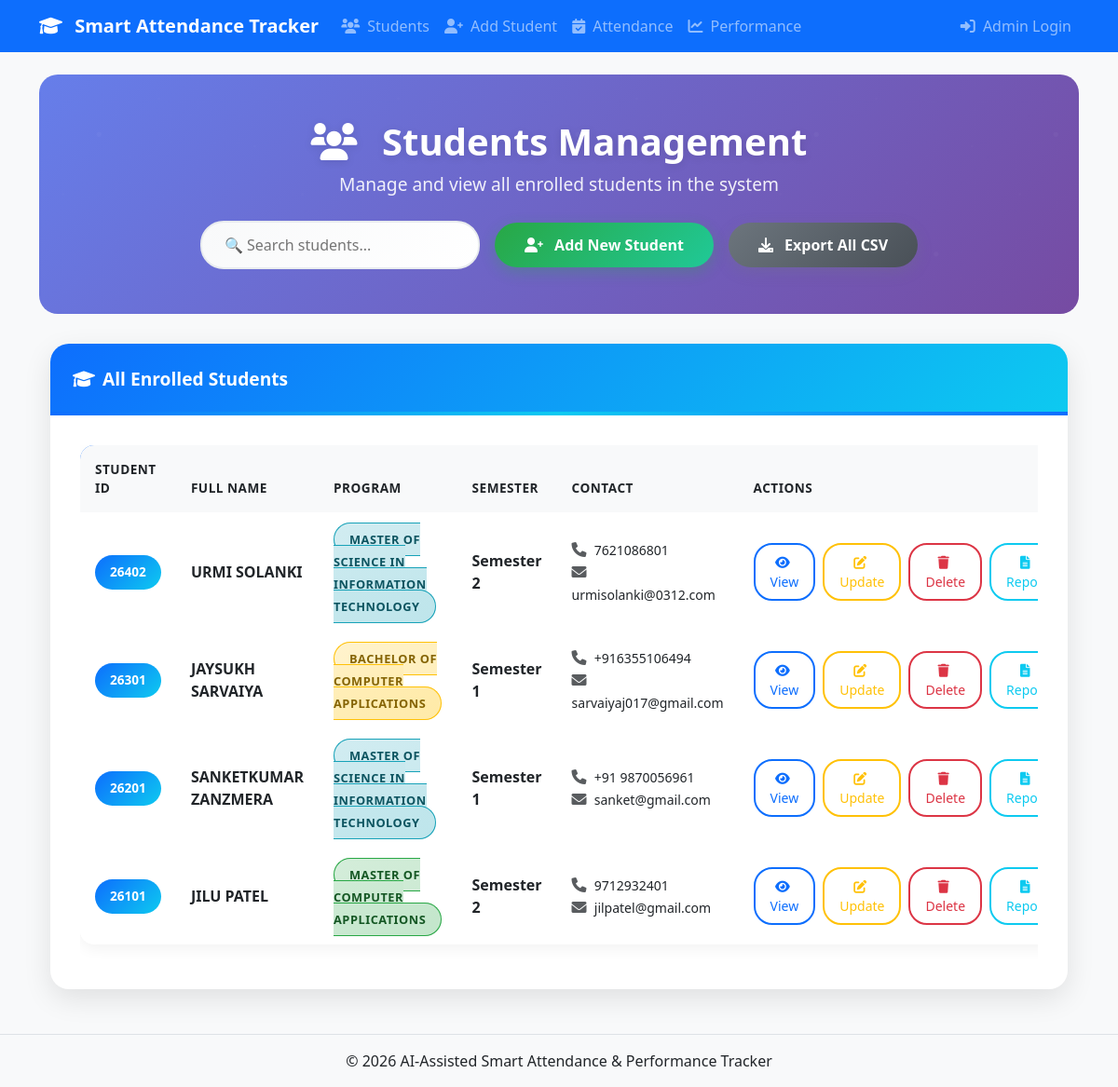
The page /students/ on the database its author committed.
### students/models.py (models this page shows, shortened)
class Student(models.Model):
    GENDER_CHOICES = [
        ('M', 'Male'),
        ('F', 'Female'),
        ('O', 'Other'),
    ]
    BLOOD_GROUP_CHOICES = [
        ('A+', 'A+'),
        ('A-', 'A-'),
        ('B+', 'B+'),
        ('B-', 'B-'),
        ('AB+', 'AB+'),
        ('AB-', 'AB-'),
        ('O+', 'O+'),
        ('O-', 'O-'),
    ]
    PROGRAM_CHOICES = [
        ('MCA', 'Master of Computer Applications'),
        ('MScIT', 'Master of Science in Information Technology'),
        ('BCA', 'Bachelor of Computer Applications'),
        ('PGDCA', 'Post Graduate Diploma in Computer Applications'),
    ]
    SEMESTER_CHOICES = [
        (1, 'Semester 1'),
        (2, 'Semester 2'),
        (3, 'Semester 3'),
        (4, 'Semester 4'),
        (5, 'Semester 5'),
        (6, 'Semester 6'),
    ]
    first_name = models.CharField(max_length=50)
    last_name = models.CharField(max_length=50)
    date_of_birth = models.DateField()
    gender = models.CharField(max_length=1, choices=GENDER_CHOICES)
    phone_number = models.CharField(max_length=15, help_text="Include country code")
    personal_email = models.EmailField(max_length=100, help_text="Personal email address")
    address = models.TextField()
    city = models.CharField(max_length=50)
    state = models.CharField(max_length=50)
    postal_code = models.CharField(max_length=10)
    country = models.CharField(max_length=50, default='India')
    program = models.CharField(max_length=10, choices=PROGRAM_CHOICES)
    semester = models.IntegerField(choices=SEMESTER_CHOICES)
    blood_group = models.CharField(max_length=3, choices=BLOOD_GROUP_CHOICES, blank=True, null=True)
    emergency_contact_name = models.CharField(max_length=100)
    emergency_contact_relation = models.CharField(max_length=50)
    emergency_contact_phone = models.CharField(max_length=15)
    student_id = models.CharField(max_length=10, unique=True, editable=False)
    email_id = models.EmailField(max_length=50, unique=True, editable=False)
    admission_year = models.IntegerField(editable=False)
    created_at = models.DateTimeField(auto_now_add=True)
    updated_at = models.DateTimeField(auto_now=True)
    class Meta:
        ordering = ['-student_id']
    @property
    def full_name(self):
        return f"{self.first_name} {self.last_name}"

### students/views.py (the view)
# urls.py: path('', views.student_list, name='student_list'),
def student_list(request):
    students = Student.objects.all().order_by('-student_id')
    return render(request, 'students/student_list.html', {'students': students})

### templates/students/student_list.html (shortened to what this page needs)
{% extends 'base.html' %}
{% block content %}
<div class="students-header">
    <div class="container text-center">
        <h1 class="students-title">
            <i class="fas fa-users me-3"></i>
            Students Management
        </h1>
        <p class="students-subtitle">Manage and view all enrolled students in the system</p>
        <div class="header-actions justify-content-center">
            <input type="text" class="search-box" placeholder="🔍 Search students..." id="searchInput">
            <a href="{% url 'student_create' %}" class="btn btn-add-student">
                <i class="fas fa-user-plus me-2"></i> Add New Student
            </a>
            <a href="{% url 'all_students_csv' %}" class="btn btn-csv">
                <i class="fas fa-download me-2"></i> Export All CSV
            </a>
        </div>
    </div>
</div>
<div class="container">
    <div class="row">
        <div class="col-12">
            <div class="students-card">
                <div class="card-header">
                    <i class="fas fa-graduation-cap me-2"></i>All Enrolled Students
                </div>
                <div class="card-body">
                    {% if students %}
                        <div class="table-responsive">
                            <table class="table table-hover students-table">
                                <thead>
                                    <tr>
                                        <th>Student ID</th>
                                        <th>Full Name</th>
                                        <th>Program</th>
                                        <th>Semester</th>
                                        <th>Contact</th>
                                        <th>Actions</th>
                                    </tr>
                                </thead>
                                <tbody>
                                    {% for student in students %}
                                        <tr>
                                            <td>
                                                <span class="student-id-badge">{{ student.student_id }}</span>
                                            </td>
                                            <td>
                                                <div class="student-name">{{ student.full_name|upper }}</div>
                                            </td>
                                            <td>
                                                {% if student.program == 'MCA' %}
                                                    <span class="program-badge program-mca">{{ student.get_program_display }}</span>
                                                {% elif student.program == 'MScIT' %}
                                                    <span class="program-badge program-bscit">{{ student.get_program_display }}</span>
                                                {% elif student.program == 'BCA' %}
                                                    <span class="program-badge program-bca">{{ student.get_program_display }}</span>
                                                {% elif student.program == 'PGDCA' %}
                                                    <span class="program-badge program-pgdca">{{ student.get_program_display }}</span>
                                                {% else %}
                                                    <span class="program-badge">{{ student.get_program_display }}</span>
                                                {% endif %}
                                            </td>
                                            <td>
                                                <strong>{{ student.get_semester_display }}</strong>
                                            </td>
                                            <td>
                                                <div>
                                                    <i class="fas fa-phone text-muted me-1"></i>
                                                    <small>{{ student.phone_number }}</small>
                                                </div>
                                                <div>
                                                    <i class="fas fa-envelope text-muted me-1"></i>
                                                    <small>{{ student.personal_email }}</small>
                                                </div>
                                            </td>
                                            <td>
                                                <div class="action-buttons">
                                                    <a href="{% url 'student_detail' student.pk %}" class="btn btn-action btn-view">
                                                        <i class="fas fa-eye me-1"></i> View
                                                    </a>
                                                    <a href="{% url 'student_update' student.pk %}" class="btn btn-action btn-update">
                                                        <i class="fas fa-edit me-1"></i> Update
                                                    </a>
                                                    <a href="{% url 'student_delete' student.pk %}" class="btn btn-action btn-delete">
                                                        <i class="fas fa-trash me-1"></i> Delete
                                                    </a>
                                                    <a href="{% url 'student_report' student.pk %}" class="btn btn-action btn-report">
                                                        <i class="fas fa-file-alt me-1"></i> Report
                                                    </a>
                                                </div>
                                            </td>
                                        </tr>
                                    {% endfor %}
                                </tbody>
                            </table>
                        </div>
                    {% endif %}
                </div>
            </div>
        </div>
    </div>
</div>
{% endblock %}

### static/css/style.css (style rules this page uses)
:root { --primary-color: #0d6efd; --success-color: #198754; --warning-color: #ffc107; --danger-color: #dc3545; --info-color: #0dcaf0; --light-color: #f8f9fa; --dark-color: #212529; }
body { font-family: 'Segoe UI', Tahoma, Geneva, Verdana, sans-serif; background-color: #f8f9fa; }
.card-header { background-color: #fff; border-bottom: 1px solid rgba(0, 0, 0, 0.125); font-weight: 600; }
.table { background-color: white; }
.table th { border-top: none; font-weight: 600; color: var(--dark-color); background-color: #f8f9fa; }
.btn { font-weight: 500; border-radius: 0.375rem; transition: all 0.15s ease-in-out; }

### templates/students/student_list.html (style rules this page uses)
.students-header { background: linear-gradient(135deg, #667eea 0%, #764ba2 100%); color: white; padding: 3rem 0; margin-bottom: 2rem; border-radius: 20px; position: relative; overflow: hidden; }
.students-header::before { content: ''; position: absolute; top: 0; left: 0; right: 0; bottom: 0; opacity: 0.3; }
.students-header .container { position: relative; z-index: 1; }
.students-title { font-size: 2.5rem; font-weight: 700; margin-bottom: 0.5rem; text-shadow: 0 2px 10px rgba(0,0,0,0.1); }
.students-subtitle { font-size: 1.2rem; opacity: 0.9; margin-bottom: 1.5rem; font-weight: 500; }
.btn-add-student { background: linear-gradient(135deg, #28a745 0%, #20c997 100%); border: none; border-radius: 25px; padding: 0.75rem 2rem; font-size: 1rem; font-weight: 600; color: white; transition: all 0.3s ease; box-shadow: 0 5px 15px rgba(40, 167, 69, 0.3); }
.btn-csv { background: linear-gradient(135deg, #6c757d 0%, #495057 100%); border: none; border-radius: 25px; padding: 0.75rem 2rem; font-size: 1rem; font-weight: 600; color: white; transition: all 0.3s ease; box-shadow: 0 5px 15px rgba(108, 117, 125, 0.3); }
.students-card { border: none; box-shadow: 0 10px 30px rgba(0,0,0,0.1); border-radius: 20px; transition: transform 0.3s ease, box-shadow 0.3s ease; overflow: hidden; background: white; }
.students-card .card-header { background: linear-gradient(135deg, #0d6efd 0%, #0dcaf0 100%); color: white; border: none; padding: 1.5rem; font-weight: 600; font-size: 1.2rem; position: relative; }
.students-card .card-header::after { content: ''; position: absolute; bottom: 0; left: 0; right: 0; height: 4px; background: linear-gradient(90deg, #0d6efd, #0dcaf0, #0d6efd); animation: shimmer 3s infinite; }
.students-card .card-body { padding: 2rem; }
.students-table { border-radius: 15px; overflow: hidden; box-shadow: 0 5px 15px rgba(0,0,0,0.05); }
.students-table thead { background: linear-gradient(135deg, #0d6efd 0%, #0dcaf0 100%); color: white; }
.students-table thead th { border: none; padding: 1rem; font-weight: 600; text-transform: uppercase; font-size: 0.85rem; letter-spacing: 0.5px; }
.students-table tbody tr { transition: all 0.3s ease; }
.students-table tbody td { padding: 1rem; vertical-align: middle; border: none; }
.student-id-badge { background: linear-gradient(135deg, #0d6efd 0%, #0dcaf0 100%); color: white; padding: 0.5rem 1rem; border-radius: 20px; font-weight: 600; font-size: 0.85rem; display: inline-block; }
.student-name { font-weight: 600; color: #212529; font-size: 1rem; }
.program-badge { padding: 0.5rem 1rem; border-radius: 20px; font-weight: 600; font-size: 0.8rem; text-transform: uppercase; letter-spacing: 0.5px; transition: all 0.3s ease; }
.program-mca { background: linear-gradient(135deg, #d4edda 0%, #c3e6cb 100%); border: 1px solid #28a745; color: #155724; }
.program-bscit { background: linear-gradient(135deg, #d1ecf1 0%, #bee5eb 100%); border: 1px solid #17a2b8; color: #0c5460; }
.program-bca { background: linear-gradient(135deg, #fff3cd 0%, #ffeaa7 100%); border: 1px solid #ffc107; color: #856404; }
.action-buttons { display: flex; gap: 0.5rem; }
.btn-action { border-radius: 20px; padding: 0.5rem 1rem; font-size: 0.875rem; font-weight: 500; transition: all 0.3s ease; border: 2px solid; }
.btn-view { border-color: #0d6efd; color: #0d6efd; background: transparent; }
.btn-update { border-color: #ffc107; color: #ffc107; background: transparent; }
.btn-delete { border-color: #dc3545; color: #dc3545; background: transparent; }
.btn-report { border-color: #0dcaf0; color: #0dcaf0; background: transparent; }
.search-box { background: linear-gradient(135deg, #f8f9fa 0%, #ffffff 100%); border: 2px solid #e9ecef; border-radius: 25px; padding: 0.75rem 1.5rem; font-size: 1rem; transition: all 0.3s ease; width: 300px; }
.header-actions { display: flex; align-items: center; gap: 1rem; flex-wrap: wrap; }

### rows shown on the page
Student: student_id "26402", full_name "URMI SOLANKI", program "MASTER OF SCIENCE IN INFORMATION TECHNOLOGY", semester "Semester 2", phone_number "7621086801", personal_email "urmisolanki@0312.com"
Student: student_id "26301", full_name "JAYSUKH SARVAIYA", program "BACHELOR OF COMPUTER APPLICATIONS", semester "Semester 1", phone_number "+916355106494", personal_email "sarvaiyaj017@gmail.com"
Student: student_id "26201", full_name "SANKETKUMAR ZANZMERA", program "MASTER OF SCIENCE IN INFORMATION TECHNOLOGY", semester "Semester 1", phone_number "+91 9870056961", personal_email "sanket@gmail.com"
Student: student_id "26101", full_name "JILU PATEL", program "MASTER OF COMPUTER APPLICATIONS", semester "Semester 2", phone_number "9712932401", personal_email "jilpatel@gmail.com"
